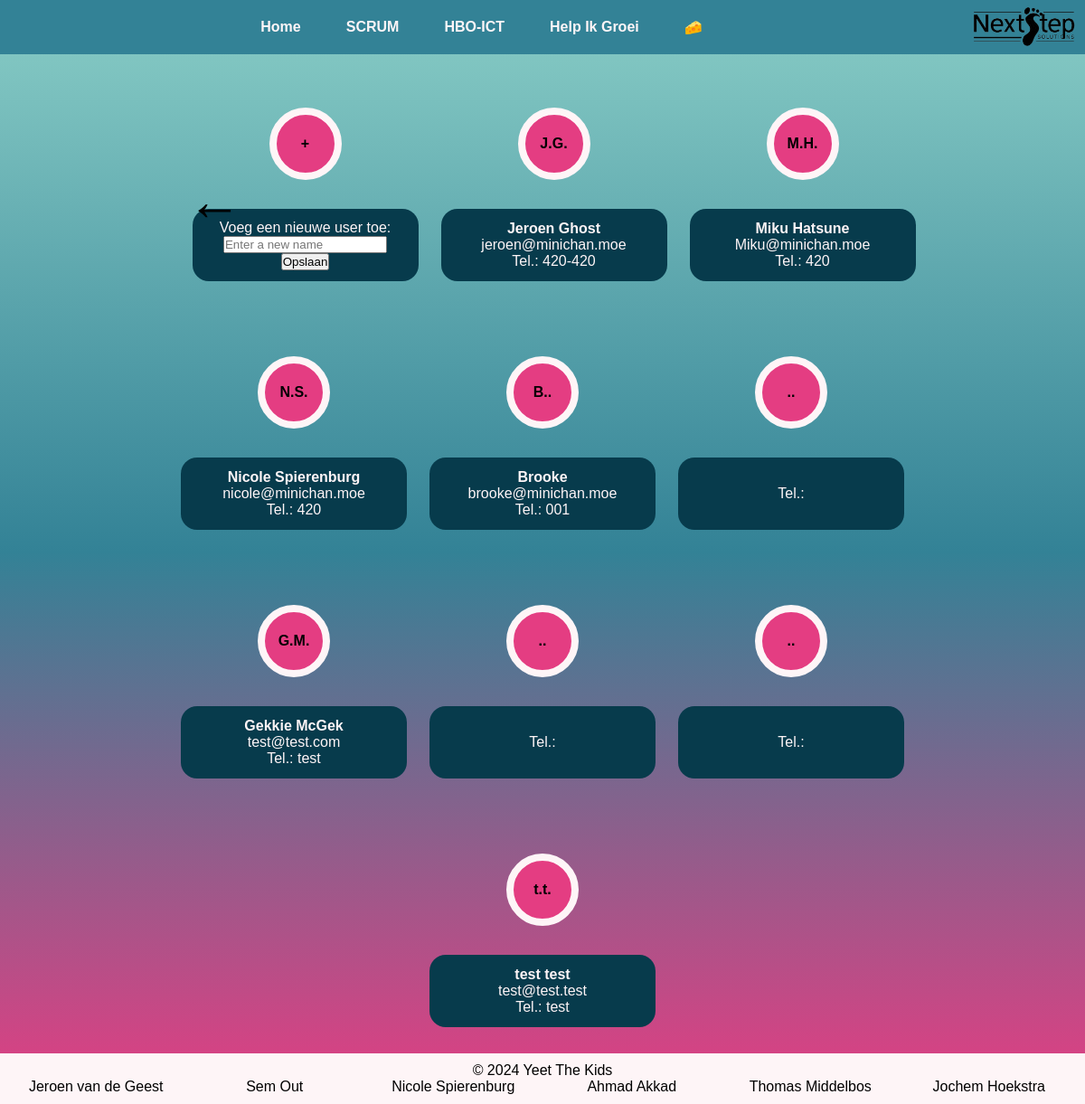
Page /profiles/ (signed in) on the earlier database version.
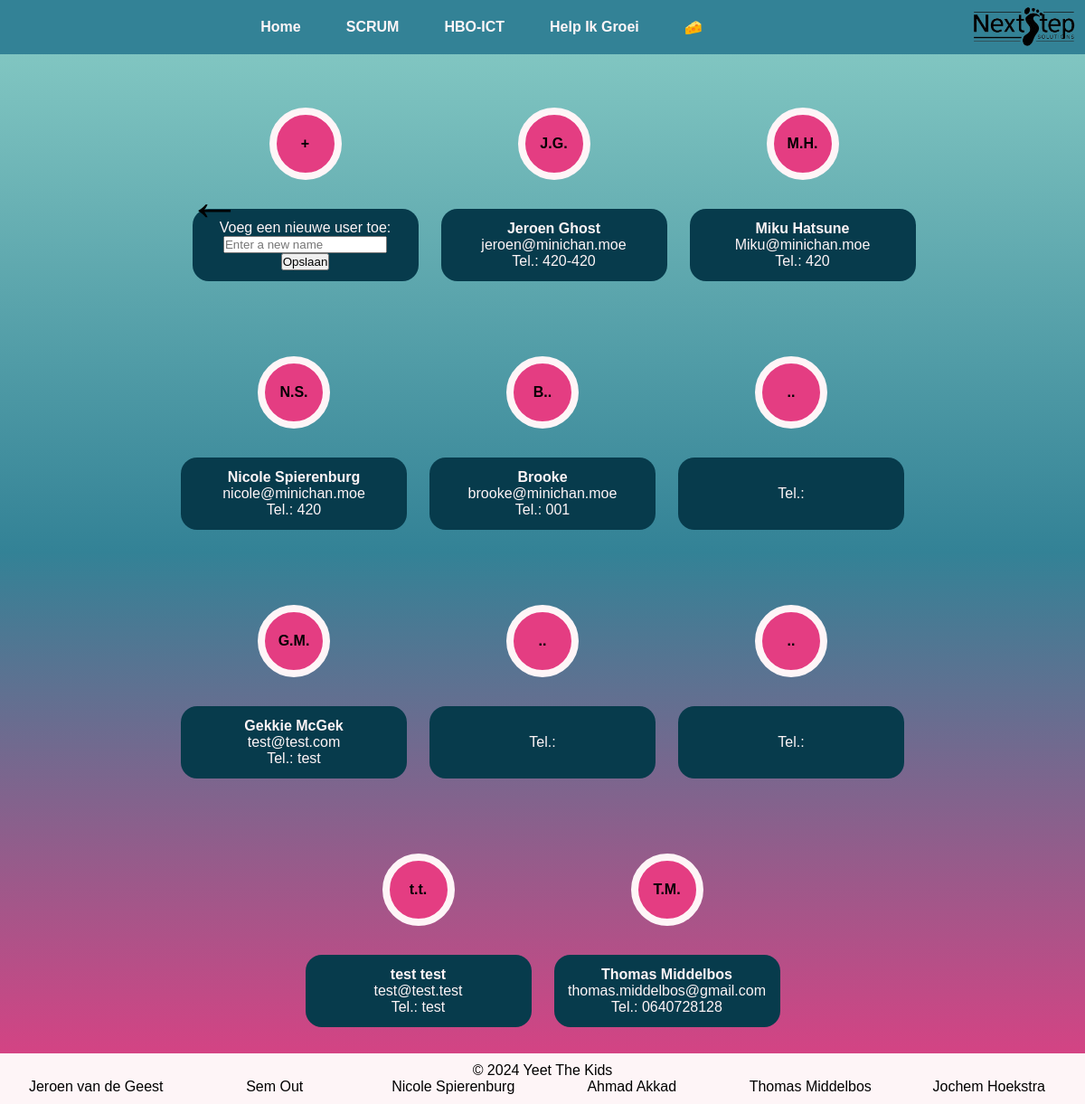
Same page on the later database version.
### user_profiles/models.py (models this page shows, shortened)
class User(AbstractUser):
    GENDERS = [
        ('geheim', 'Geheim'),
        ('vrouw', 'Vrouwelijk'),
        ('man', 'Mannelijk'),
        ('nb', 'Non-Binair'),
    ]
    pfp = models.ImageField(upload_to='profile_pics/', blank=True, null=True)
    first_name = models.CharField(max_length=100)
    last_name = models.CharField(max_length=100)
    city = models.CharField(max_length=100)
    birthday = models.DateField(default=datetime.datetime.now())
    gender = models.CharField(max_length=10, choices=GENDERS)
    pronouns = models.CharField(max_length=15, blank=True)
    number = models.CharField(max_length=12)
    bio = models.TextField(max_length=1000, blank=True)
    trivia1 = models.CharField(max_length=100, blank=True)
    trivia2 = models.CharField(max_length=100, blank=True)
    trivia3 = models.CharField(max_length=100, blank=True)
    trivia4 = models.CharField(max_length=100, blank=True)
    trivia5 = models.CharField(max_length=100, blank=True)
    def __getitem__(self, key):
        return getattr(self, key)

### user_profiles/views.py (the view, shortened to what this page needs)
# urls.py: path('', user_profile_list, name='user_profile_list'),
@login_required
def user_profile_list(request):
    form = NewUserForm(
    )
    profiles = User.objects.all()
    return render(request, 'list.html', {'profiles': profiles, 'form': form})

### user_profiles/forms.py
class NewUserForm (forms.Form):
    username = forms.CharField(max_length=100, widget=forms.TextInput(attrs={
        'class': 'form-control',
        'placeholder': 'Enter a new name'
    }))

### user_profiles/templates/list.html (shortened to what this page needs)
{% extends 'core/base.html' %}
{% load static from static %}
{% block head %}
<link rel="stylesheet" href="{% static 'profiles_list.css' %}">
{% endblock %}
{% block content %}
<div id="main-content">
    <div class="all-profiles">
        <div class="page-header">
            <a class="back-button" href={% url 'home' %}>
                &#8592;
            </a>
        </div>
        <div class="user" id="newUser">
            <div class="initials-icon">
                <div class="initials">+</div>
            </div>
            <div class="basic-info-block">
                <form method="post" enctype="multipart/form-data">
                    <label for="id_first_name">Voeg een nieuwe user toe:</label><br>
                    {{ form.username }}<br>
                    <input type="submit" value="Opslaan">
                </form>
            </div>
        </div>
        {% for profile in profiles %}
        <a href="/profiles/{{ profile.username }}" class="user-profile-link">
            <div class="user">
                <div class="initials-icon">
                    <div class="initials">{{ profile.first_name|make_list|first }}.{{ profile.last_name|make_list|first }}.</div>
                </div>
                <div class="basic-info-block">
                    <div class="full-name">{{ profile.first_name }} {{ profile.last_name }}</div>
                    <div class="email-address">{{ profile.email }}</div>
                    <div class="phone-number">Tel.: {{ profile.number }}</div>
                </div>
            </div>
        </a>
        {% endfor %}
    </div>
</div>
{% endblock %}

### APPYTK/templates/core/base.html (shortened to what this page needs)
{% load static from static %}
<!DOCTYPE html>
<html lang="en">
<head>
    <link rel="stylesheet" href="{% static 'layout.css' %}">
    <link href='https://unpkg.com/boxicons@2.1.4/css/boxicons.min.css' rel='stylesheet'>
    {% block head %}{% endblock %}
</head>
<body>
    <header>
        <nav id="nav">
            <a href="{% url 'home' %}">
                <div>Home</div>
            </a>
            <a href="{% url 'scrum' %}">
                <div>SCRUM</div>
            </a>
            <a href="{% url 'hbo' %}">
                <div>HBO-ICT</div>
            </a>
            <a href="index.html">
                <div>Help Ik Groei</div>
            </a>
            <a href="{% url 'kaas' %}">
                <div>🧀</div>
            </a>
        </nav>
        <a href="{% url 'home' %}"><img src="{% static 'images/NextStep no bg.png' %}" /></a>
    </header>
    <div style="height: 60px"></div>
    {% block content %}{% endblock %}
    <footer>
        <p id="copyright">&copy; 2024 Yeet The Kids</p>
        <div id="footer-container">
            <p class="credits">Jeroen van de Geest</p>
            <p class="credits">Sem Out</p>
            <p class="credits">Nicole Spierenburg</p>
            <p class="credits">Ahmad Akkad</p>
            <p class="credits">Thomas Middelbos</p>
            <p class="credits">Jochem Hoekstra</p>
        </div>
    </footer>
</body>
</html>

### APPYTK/static/layout.css (style rules this page uses)
header { background-color: var(--the); position: fixed; top: 0; width: 100%; height: 60px; display: flex; align-items: center; font-size: auto; z-index: 1000; }
nav { width: 100%; height: 100%; display: flex; justify-content: center; padding: 5px; color: var(--light); }
nav a { height: 100%; text-decoration: none; color: var(--light); }
nav div { height: 100%; width: auto; padding: 0 25px 0 25px; display: flex; justify-content: center; align-items: center; font-weight: bold; }
header img { max-height: 60px; padding: 5px; }
footer { width: 100%; bottom: 0; height: 60px; display: flex; flex-direction: column; background-color: var(--light); padding: 10px; }
footer p { width: 100%; height: 50%; text-align: center; }
#footer-container { width: 100%; height: 50%; display: flex; justify-content: center; gap: 5px; }
.page-header { position: relative; text-align: center; font-size: 24px; margin-top: 40px; margin-bottom: 40px; }
.back-button { top: -0.45em; left: 0; position: absolute; font-size: 60px; margin-left: 20px; margin-top: auto; margin-bottom: auto; cursor: pointer; color: black; text-decoration: none; }

### APPYTK/static/profiles_list.css (style rules this page uses)
:root { --yeet: #89cdc6; --the: #338296; --kids: #e43d82; --light: #fef5f7; --dark: #1a4c5d; --darker: #073b4c; --borderRadius: 18px; }
* { margin: 0; padding: 0; box-sizing: border-box; font-family: "Poppins", sans-serif; }
html { min-height: 100vh; min-width: 100vw; }
body { min-height: 100vh; height: 100%; width: 100%; background: linear-gradient(var(--yeet), var(--the), var(--kids)); display: flex; flex-direction: column; overflow-x: hidden; }
header { background-color: var(--the); position: fixed; top: 0; width: 100%; height: 60px; display: flex; align-items: center; font-size: auto; z-index: 1000; }
nav { width: 100%; height: 100%; display: flex; justify-content: center; padding: 5px; color: var(--light); }
nav a { height: 100%; text-decoration: none; color: var(--light); }
nav div { height: 100%; width: auto; padding: 0 25px 0 25px; display: flex; justify-content: center; align-items: center; font-weight: bold; }
header img { max-height: 60px; padding: 5px; }
#main-content { width: 100%; height: 100%; display: flex; justify-content: center; }
.all-profiles { width: 75%; height: 100%; display: flex; flex-direction: row; justify-content: center; align-items: center; flex-wrap: wrap; gap: 25px; margin: 0 auto; }
.user { display: flex; flex-direction: column; justify-content: center; align-items: center; text-align: center; vertical-align: center; width: 250px; height: 250px; }
.initials { border-radius: 100%; height: 5em; width: 5em; background-color: var(--kids); border: 0.5em solid var(--light); display: flex; justify-content: center; align-items: center; margin-bottom: 2em; font-weight: 900; color: black; transition: 0.5s; }
.basic-info-block { background-color: var(--darker); border-radius: var(--borderRadius); width: 100%; height: 5em; display: flex; flex-direction: column; justify-content: center; align-items: center; padding: 15px; color: var(--light) }
.full-name { font-weight: 700; }
a { text-decoration: none; transition: 0.5s; }
@media screen and ( max-width: 1200px) { footer { height: auto !important; } }

Differences in the rows shown:
added User: first_name|make_list "T", last_name|make_list "M", first_name "Thomas", last_name "Middelbos", email "thomas.middelbos@gmail.com", number "0640728128"
